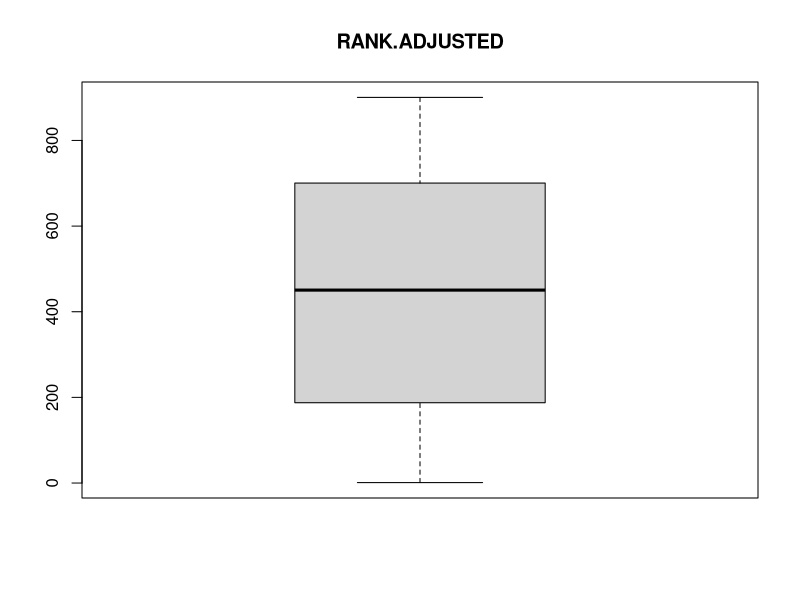
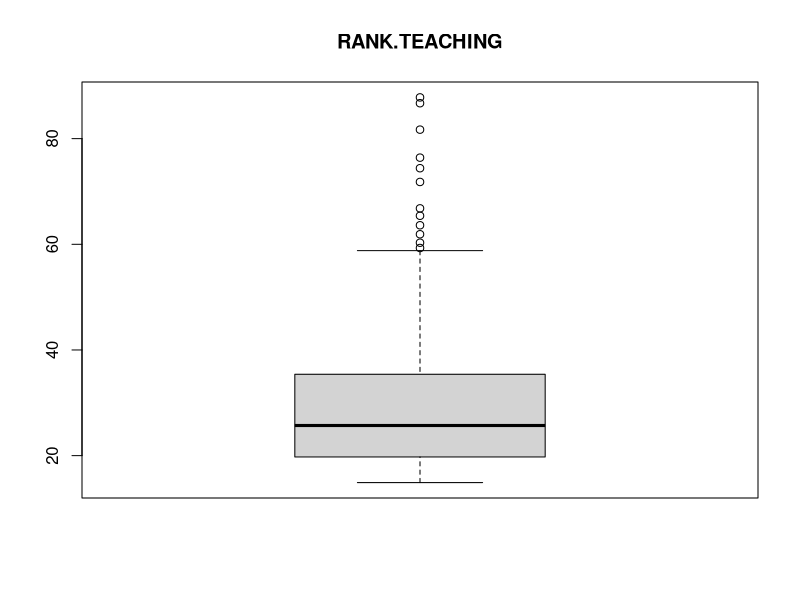
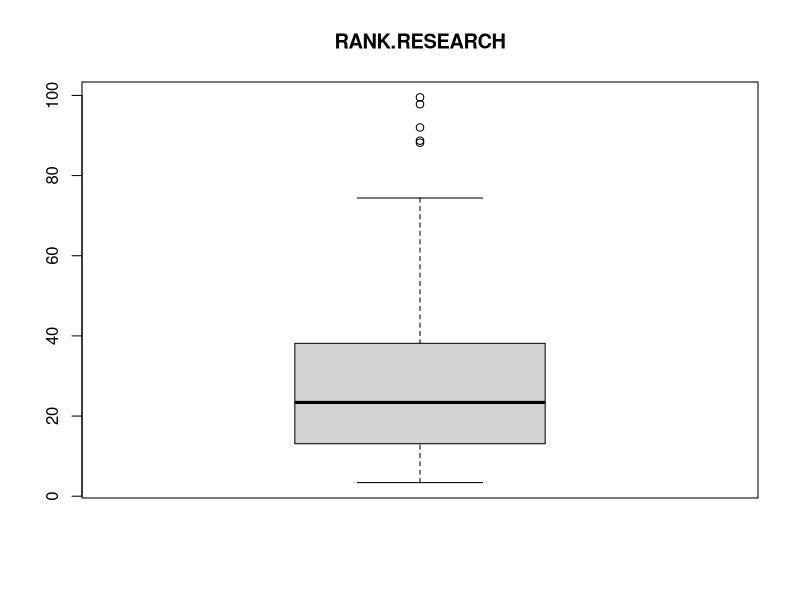
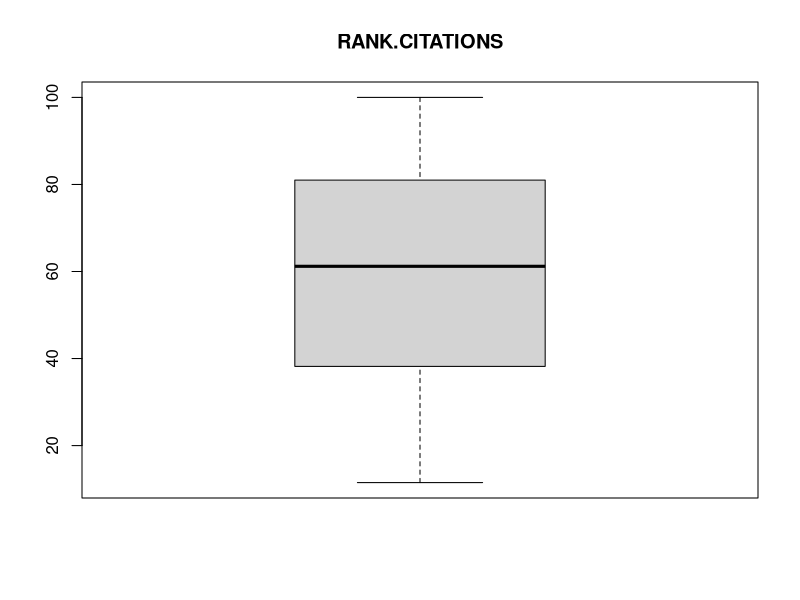
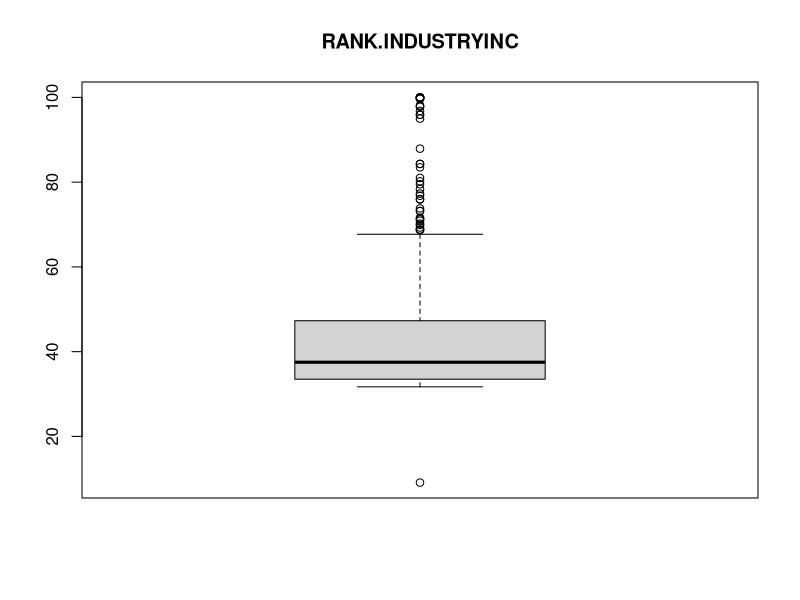
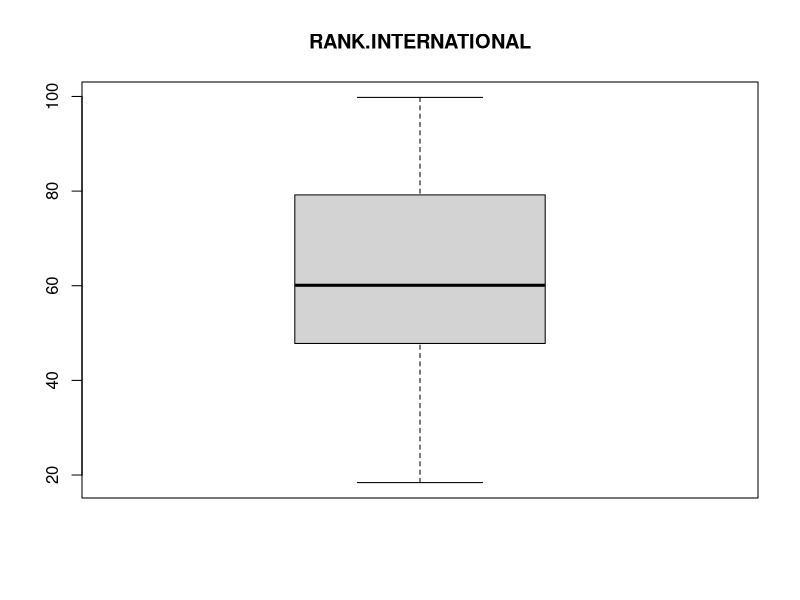
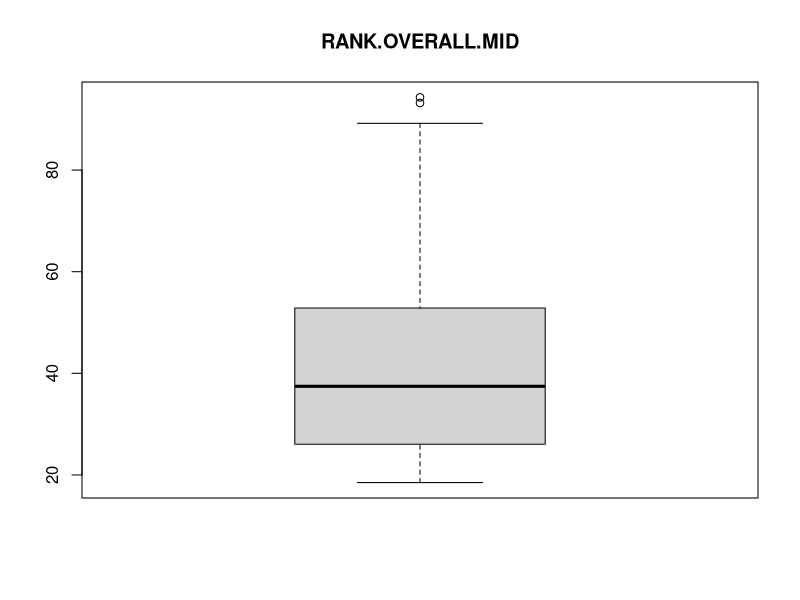
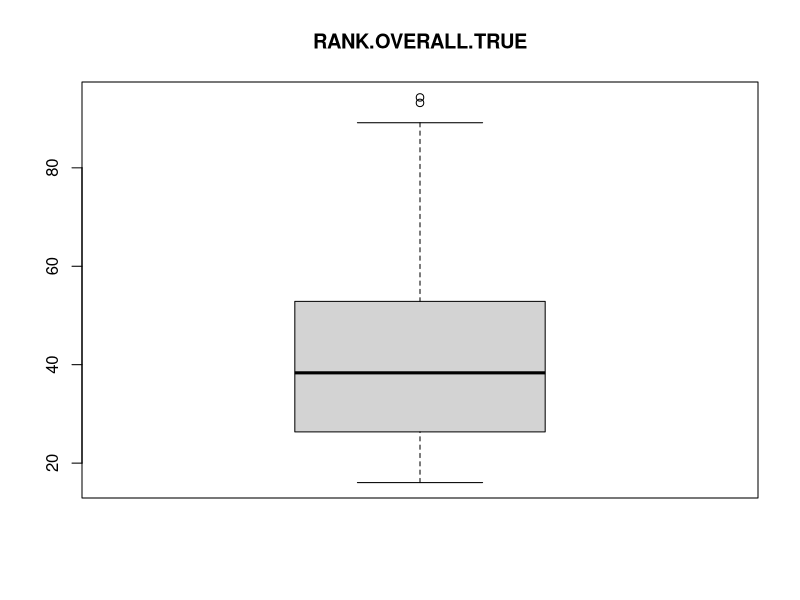

Recreate these plots in R, in order. (Note: this script raises an error after producing the figures.)

# required packages (with installation if needed)
list.of.packages <- c("ggplot2","readxl","tidyverse","magrittr")
new.packages <- list.of.packages[!(list.of.packages %in% installed.packages()[,"Package"])]
if(length(new.packages)) install.packages(new.packages)
lapply(list.of.packages, require, character.only = TRUE)
rm(list = c("list.of.packages","new.packages"))


# Map table for countries to region
map_cntry=data.frame(BAS.COUNTRY=c("UK","FR","DE","LU","BE","AT","CH","IE","NL",
                                   "NO","FI","DK","SE","IS",
                                   "SK","PL","HU","CZ","EE","LV","LT","RO","SI",
                                   "ES","PT","HR","GR","IT",
                                   "TR"),
                       REGION   =c(rep("WE", 9),
                                   rep("NE", 5),
                                   rep("MEE",9),
                                   rep("SE", 5),
                                   rep("TR", 1)))

map_rank =data.frame(RANK=c(1:200,
                            "201-250","251-300","301-350",
                            "401-500", "501-600",
                            "601-800", "801-1000"),
                     RANK_num   =c(1:200,225,275,325, 450, 550, 700, 900))


data =  read_xlsx(path = "ETER_THE_2018_ext - korelace.xlsx", sheet="data") %>% tibble # load data
data_prem =  read_xlsx(path = "ETER_THE_2018_ext - korelace.xlsx", sheet="vysledky") %>% tibble # load data

# first row with column description
col_description = data %>% filter(row_number() == 1) 

# remove column description
data = data %>% filter(!row_number() == 1)
n = nrow(data)

# find countries not listed in our region mapping table 
cntry_list = data %>% select(BAS.COUNTRY) %>% distinct() %>% pull() 
unlisted_cnt = length(cntry_list[!cntry_list %in% map_cntry$BAS.COUNTRY])
if (unlisted_cnt>0) message("There are countries not listed within region")
rm(list = c("cntry_list","unlisted_cnt"))

# map region
data %<>% 
  merge(map_cntry,by = "BAS.COUNTRY") %<>% 
  merge(map_rank, by = "RANK")

# change variable types for numerical
for (col in colnames(data)){
  if (sum(is.na(as.numeric(data[,col])),na.rm=T) < (n/2) ) {
    data[,col] = as.numeric(data[,col])
  }
}

numerics = unlist(lapply(data, is.numeric), use.names = F)


i = 0
# visualize all variables by region
for(col in numerics){
  i= i+1
  if (numerics[i]) {
    boxplot(data[,i], main = colnames(data)[i])
  }
}

sum(numerics)

GGally::ggpairs(data=)


rm(list = c("map_cntry","map_rank","col"))


summary(lm(RANK_num ~ EXP.CURRPERSON.EURO,data))

plot(y=data$RANK_num,x=data$EXP.CURRPERSON.EURO)

# zistiť alternatívu k testovaniu hypotéz pre vyčerpávajúce šetrenie
# sledovať nielen pre viac premenných, ale aj len pre jednu financie vs ranking (zatiaľ nie, možno v ďalšom kroku)
# ranking vs "HDP per capita" alebo podobne ale očistiť rozpočtu (total current revenue/expenditure)
# závislosť významná s výdajmi na research
# 

# použiť ako vysvetľujúcu premennú EXP.CURRTOTAL.EURO

ggplot(data, aes(x = EXP.CURRPERSON.EURO, y = RANK_num, col = REGION)) +
  geom_point()
ggplot(data %>% filter(REGION != "WE"), aes(x = EXP.CURRPERSON.EURO, y = RANK_num, col = REGION)) +
  geom_point()


data %>% 
  filter(REGION == "MEE", RANK_num < 500) %>% 
  select(BAS.COUNTRY,BAS.ETERIDYEAR)



unique(data_prem$Variable)
# zoznam numerických dobrých premenných 




GGally::ggpairs(data %>% select(RANK.OVERALL.TRUE, 
                                data_prem$Variable[seq(0,length(data_prem$Variable),10)]))

# doplniť HDP a sledovať závislosť

set1 = data_prem %>% filter(Tema == "FINANCE", abs(RANK.OVERALL.TRUE)>.25) %>% .$Variable
set2 = data_prem %>% filter(Tema == "STAFF", abs(RANK.OVERALL.TRUE)>.25) %>% .$Variable
set3 = data_prem %>% filter(Tema == "STUDENTI A ABSOLVENTI", abs(RANK.OVERALL.TRUE)>.25) %>% .$Variable
set4 = data_prem %>% filter(Tema == "OBORY - STUDENTI A ABSOLVENTI", abs(RANK.OVERALL.TRUE)>.25) %>% .$Variable

generate_model_def = function(i,n){
  if (n == 4) md = paste0("paste0('mylm = lm(RANK.OVERALL.TRUE~',dfc[",i,
                         ",1],'+',dfc[",i,",2],'+',dfc[",i,",3],'+',dfc[",i,
                         ",4],',data = data)')") else md = 
                 paste0("paste0('mylm = lm(RANK.OVERALL.TRUE~',dfc[",i,
                        ",1],'+',dfc[",i,",2],'+',dfc[",i,
                        ",3],',data = data)')")
}


df_comb = expand.grid(set1,set2,set3,set4)
dfc4 = cbind(as.character(df_comb$Var1),
            as.character(df_comb$Var2),
            as.character(df_comb$Var3),
            as.character(df_comb$Var4))
dfc3 = dfc4[,1:3]

calc_rsq = function(dfc){
  results = c()
  for (i in 1:nrow(df_comb)){
    text_to_eval = generate_model_def(i,ncol(dfc))
    eval(parse(text=eval(parse(text=text_to_eval))))
    results <- c(results,summary(mylm)$r.squared)
  }
  return(results)
}

r4 = calc_rsq(dfc4)

best_result = max(r4) 
which_is_best = which.max(r4)
dfc[which_is_best,]

eval(parse(text=eval(parse(text=generate_model_def(which_is_best,4)))))
summary(mylm)

r3 = calc_rsq(dfc3)

best_result = max(r3) 
which_is_best = which.max(r3)
dfc[which_is_best,]

eval(parse(text=eval(parse(text=generate_model_def(which_is_best,3)))))
summary(mylm)





plot(data$STUD.TOTALISCED5_7, data$PERS.TOTACAHC)


# pripravím generovanie modelov so súhrnom štatistík
# 

 

